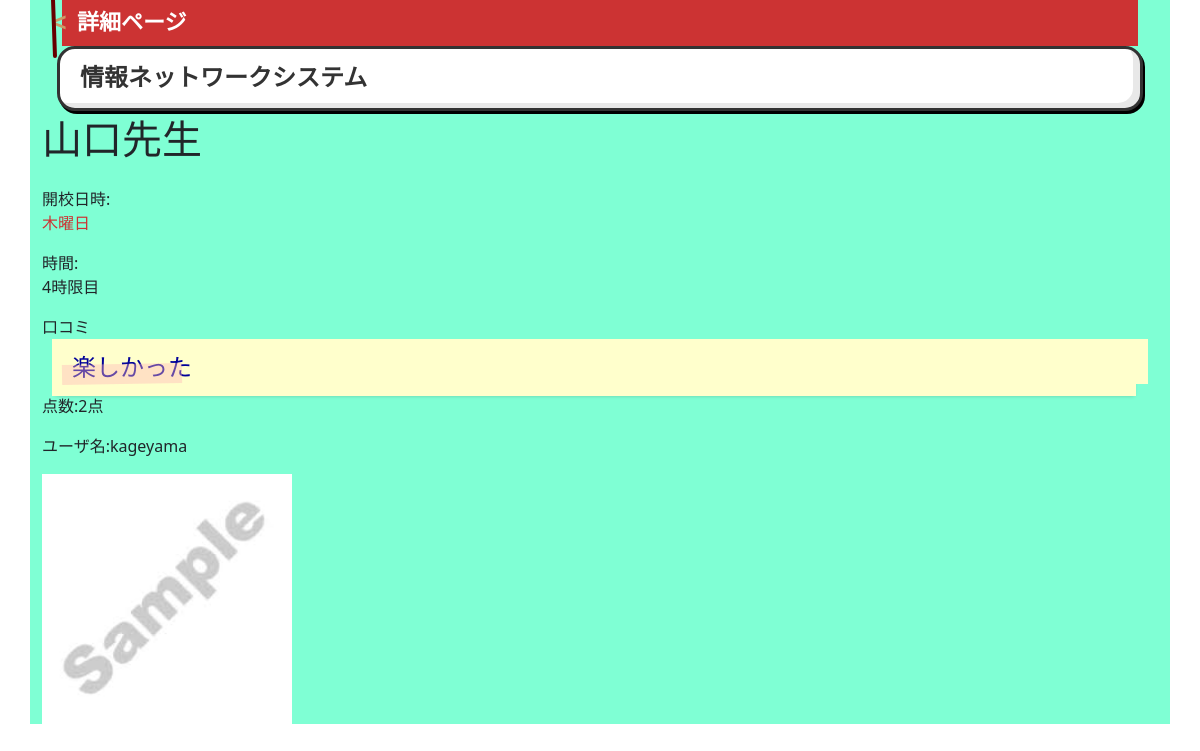
The page /show/2 on the database its author committed.
### app.py (models this page shows)
class Review(db.Model):
    id = db.Column(db.Integer, primary_key=True)
    subject = db.Column(db.String(50), nullable=False)#教科名
    teacher = db.Column(db.String(50), nullable=False)#教員名
    day = db.Column(db.String(50), nullable=False)#曜日
    time = db.Column(db.Integer, nullable=False)#開講時間
    review = db.Column(db.Integer, nullable=False)#レビュー
    point = db.Column(db.Integer, nullable=True)# 五段階評価
    pastImage = db.Column(db.String(100), nullable=False)#過去問ファイル
    good_count = db.Column(db.Integer, default=0)
    user_id = db.Column(db.Integer, db.ForeignKey("user.id"),nullable=False)
    good = False

class User(UserMixin, db.Model):
    id = db.Column(db.Integer, primary_key=True)
    email = db.Column(db.String(100), unique=True)
    password = db.Column(db.String(100))
    name = db.Column(db.String(1000))
    userimage = db.Column(db.String(100))
    comment = db.Column(db.String(1000))
    reivews = db.relationship("Review", backref="user",
                            lazy="dynamic", cascade="delete")

### app.py (the view)
@app.route("/show/<int:id>")
def show(id):
    review = Review.query.get(id)
    return render_template("app/show.html", review=review)

### templates/app/show.html (shortened to what this page needs)
<!DOCTYPE html>
<html lang="en">
  <head>
    <link
    href="https://cdn.jsdelivr.net/npm/bootstrap@5.0.2/dist/css/bootstrap.min.css"
    rel="stylesheet"
  />
  <link href="https://use.fontawesome.com/releases/v5.9.0/css/all.css" rel="stylesheet">
  <link rel="stylesheet" href="{{url_for('static', filename='css/show.css')}}">
  </head>
  <body>
    <div class="container">
      <h1>詳細ページ</h1>
      <h2>{{review.subject}}</h2>
      <p class = "teacher">{{review.teacher}}先生</p>
      開校日時:<p class = "day">{{review.day}}</p>
      時間:<p class = "time">{{review.time}}時限目</p>
      口コミ<p class = "review">{{review.review}}</p>
      <p class = "point">点数:{{review.point}}点</p>
      <p class = "use_name">ユーザ名:{{review.user.name}}</p>
    <img src="/static/up/{{review.pastImage}}" alt="" />
    </div>
  </body>
</html>
</body>
</html>

### static/css/show.css (style rules this page uses)
.container { font-size: 40; background-color: aquamarine; }
img { height: 250px; }
.teacher { font-family: "HGP教科書体"; font-size: 40px; }
.day { color: #c33; }
h1 { position: relative; margin: 0 20px 0 20px; padding: 10px 15px; font: bold 22px/1.2 Arial, Helvetica, sans-serif; color: #fff; background: #c33; }
h1:before { content: "<"; position: absolute; top: middle; left: -10px; width: 0; height: 0; font-size: 25px; line-height: 1; color: #c96; }
h1:after { content: " "; position: absolute; top: -2px; left: -10px; width: 0; height: 130%; border: #600 solid 2px; border-radius: 2px; transform: rotate(-2deg); }
h2 { position: relative; margin: 0 15px; padding: 10px 20px; font: bold 24px/1.6 Arial, Helvetica, sans-serif; color: #333; border: #333 solid 3px; border-radius: 18px; background: #fff; box-shadow: -7px -5px 0 0 #e8e8e8 inset, 2px 3px 0 0 #000; }
h2:before { content: " "; position: absolute; top: 100%; left: 14px; width: 0; height: 0; border-width: 0px; border-style: solid; border-color: transparent; border-top-color: #333; }
h2:after { content: " "; position: absolute; bottom: -27px; left: 18px; width: 0; height: 0; border-width: 0px; border-style: solid; border-color: transparent; border-top-color: #e8e8e8; }
.review { position: relative; margin: 0 22px 0 10px; padding: 14px 15px 0px 20px; font: normal 24px/1.3 serif; color: #009; background: #ffc; box-shadow: 12px 0 0 0 #ffc, 0 12px 0 0 #ffc, 1px 15px 4px -3px rgba(0, 0, 0, 0.2); }
.review:before { margin-top: 10px; position: absolute; top: 100%; left: 100%; width: 0; height: 0; border-width: 12px 12px 0 0; border-style: solid; border-color: transparent; border-top-color: #cc9; }
.review:after { content: " "; position: absolute; padding: 0 20px; bottom: 0; left: 10px; width: 120px; height: 20px; background: rgba(255, 182, 182, 0.4); -webkit-transform: rotate(-1deg); -moz-transform: rotate(-1deg); -o-transform: rotate(-1deg); transform: rotate(-1deg); }
.point { margin-top: 10px; }

### rows shown on the page
Review: subject "情報ネットワークシステム", teacher "山口", day "木曜日", time "4", review "楽しかった", point "2", pastImage (picture)
User: user.name "kageyama"
